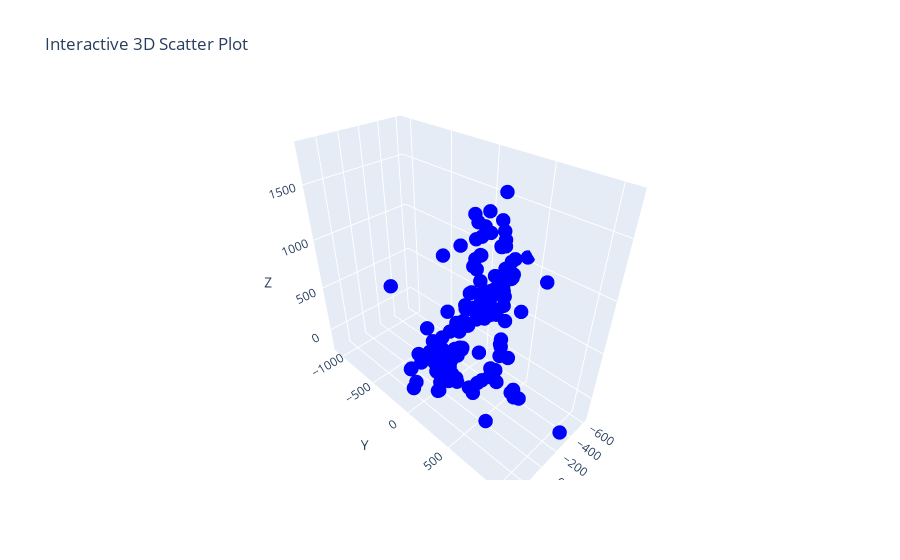

The notebook cell this image was saved under:
### Code cell
import plotly.graph_objects as go

fig = go.Figure(data=[go.Scatter3d(x=x, y=y, z=z, mode='markers', marker=dict(size=5, color='blue'))])

fig.update_layout(scene=dict(
                    xaxis_title='X',
                    yaxis_title='Y',
                    zaxis_title='Z'),
                    title='Interactive 3D Scatter Plot')

fig.show()

### Figure 1 — Plotly figure (JSON) as saved in the notebook; plotly's stock layout.template omitted (floating-point values rounded to 4 significant figures; data arrays with more than 128 entries replaced by an {"elided": "..."} marker saying what was removed)
{"data": [{"marker": {"color": "blue", "size": 5}, "mode": "markers", "type": "scatter3d", "x": {"elided": "191 float values"}, "y": {"elided": "191 float values"}, "z": {"elided": "191 float values"}}], "layout": {"scene": {"xaxis": {"title": {"text": "X"}}, "yaxis": {"title": {"text": "Y"}}, "zaxis": {"title": {"text": "Z"}}}, "title": {"text": "Interactive 3D Scatter Plot"}}}
